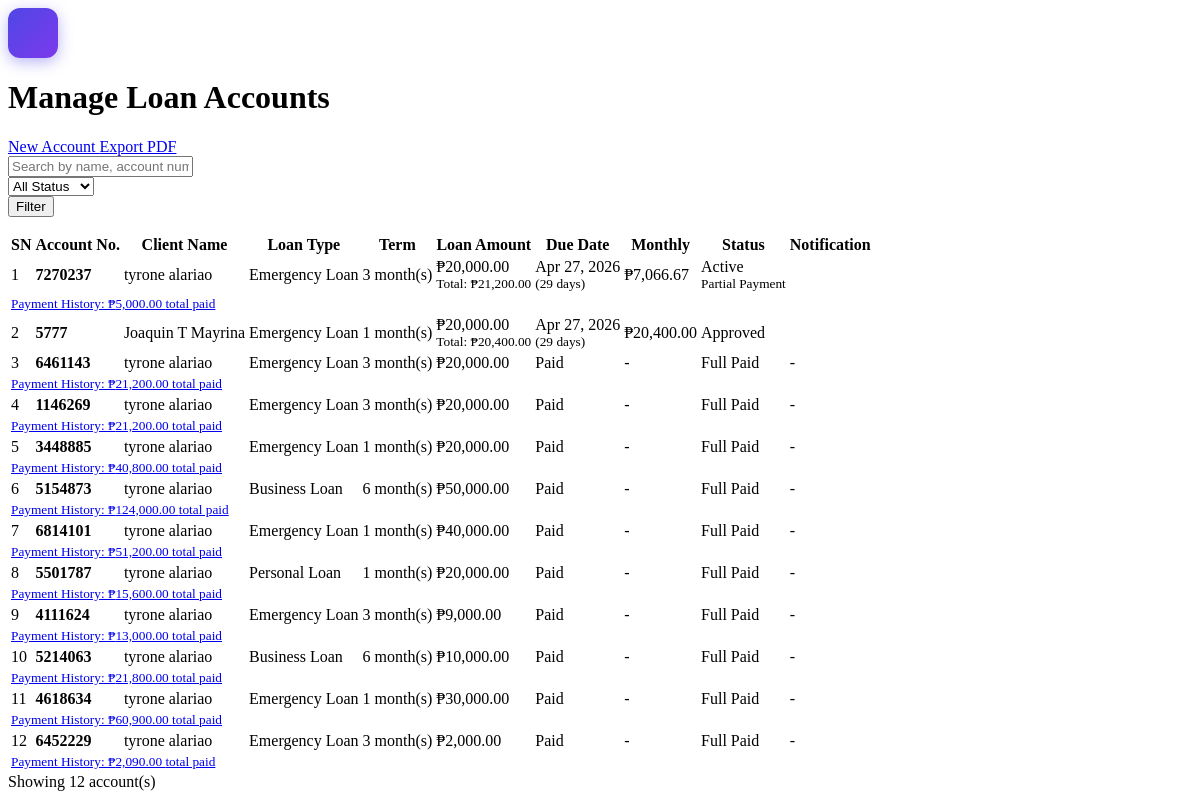
Page /manageaccount.php (signed in) on the committed database.
### tables this page shows
CREATE TABLE `accounts` (
  `account_number` int(10) NOT NULL,
  `customer` int(10) NOT NULL,
  `account_type` int(10) NOT NULL,
  `open_date` timestamp NOT NULL DEFAULT current_timestamp() ON UPDATE current_timestamp(),
  `account_status` int(10) NOT NULL,
  `user_confirmed` tinyint(1) DEFAULT 0,
  `user_id` int(10) DEFAULT NULL,
  `loan_amount` decimal(15,2) DEFAULT 0.00,
  `bank_name` varchar(100) DEFAULT NULL,
  `disbursement_account` varchar(50) DEFAULT NULL,
  `disbursement_account_name` varchar(100) DEFAULT NULL,
  `branch` varchar(100) DEFAULT NULL,
  `loan_balance` decimal(15,2) DEFAULT 0.00,
  `disbursement_method` varchar(50) DEFAULT NULL,
  `ewallet_type` varchar(50) DEFAULT NULL,
  `ewallet_number` varchar(50) DEFAULT NULL,
  `ewallet_account_name` varchar(100) DEFAULT NULL,
  `pickup_location` varchar(100) DEFAULT NULL,
  `interest` decimal(15,2) DEFAULT 0.00,
  `loan_term` int(11) DEFAULT 1,
  `due_date` date DEFAULT NULL,
  `overdue_interest` decimal(15,2) DEFAULT 0.00,
  `reject_notes` text DEFAULT NULL,
  `penalty` decimal(15,2) DEFAULT 0.00,
  `approval_date` date DEFAULT NULL,
  `release_date` date DEFAULT NULL
);

CREATE TABLE `customers` (
  `customer_number` int(10) NOT NULL,
  `customer_type` int(11) DEFAULT NULL,
  `first_name` varchar(50) NOT NULL,
  `middle_name` varchar(50) DEFAULT NULL,
  `surname` varchar(50) NOT NULL,
  `gender` char(1) NOT NULL,
  `date_of_birth` date NOT NULL,
  `nationality` varchar(50) NOT NULL,
  `registration_date` timestamp NOT NULL DEFAULT current_timestamp() ON UPDATE current_timestamp(),
  `user_id` int(10) DEFAULT NULL,
  `email` varchar(100) DEFAULT NULL,
  `phone` varchar(50) DEFAULT NULL,
  `password` varchar(255) DEFAULT NULL,
  `region` varchar(100) DEFAULT NULL,
  `city` varchar(100) DEFAULT NULL,
  `barangay` varchar(100) DEFAULT NULL,
  `zip_code` varchar(20) DEFAULT NULL,
  `full_address` varchar(255) DEFAULT NULL,
  `municipality` varchar(100) DEFAULT NULL,
  `is_active` tinyint(1) DEFAULT 1,
  `deactivated_date` date DEFAULT NULL,
  `last_login` datetime DEFAULT NULL,
  `emergency_contact_name` varchar(100) DEFAULT NULL,
  `emergency_contact_number` varchar(20) DEFAULT NULL,
  `emergency_contact_relationship` varchar(50) DEFAULT NULL,
  `status` tinyint(1) DEFAULT 1,
  `gov_id_number` varchar(50) DEFAULT '',
  `qr_code` varchar(64) DEFAULT NULL,
  `qr_code_enabled` tinyint(1) DEFAULT 0,
  `gov_id_type` varchar(50) DEFAULT NULL
);

CREATE TABLE `account_type` (
  `account_type_number` int(10) NOT NULL,
  `account_type_name` varchar(50) NOT NULL,
  `registration_date` timestamp NOT NULL DEFAULT current_timestamp() ON UPDATE current_timestamp()
);

CREATE TABLE `account_status` (
  `account_status_number` int(10) NOT NULL,
  `account_status_name` varchar(50) NOT NULL,
  `registration_date` timestamp NOT NULL DEFAULT current_timestamp() ON UPDATE current_timestamp()
);

### manageaccount.php (the view, shortened to what this page needs)
<?php
$active_accounts = mysqli_query($conn, "SELECT account_number, loan_amount, interest, loan_term, open_date, account_status, loan_balance FROM accounts WHERE account_status IN (-2, 5, 6, 7, 1)");
while ($acc = mysqli_fetch_assoc($active_accounts)) {
    $loan_amount = floatval($acc['loan_amount'] ?? 0);
    $interest = floatval($acc['interest'] ?? 0);
    $loan_term = intval($acc['loan_term'] ?? 1);
    $open_date = $acc['open_date'] ?? date('Y-m-d');
    $total_due = $loan_amount + $interest;
    $monthly_payment = $loan_term > 0 ? $total_due / $loan_term : $total_due;
    $start_date = new DateTime($open_date);
    $current_date = new DateTime();
    $months_passed = (($current_date->format('Y') - $start_date->format('Y')) * 12) + ($current_date->format('n') - $start_date->format('n'));
    $next_monthly_due = clone $start_date;
    $next_monthly_due->modify('+' . ($months_passed + 1) . ' months');
    $days_until_due = (strtotime($next_monthly_due->format('Y-m-d')) - strtotime(date('Y-m-d'))) / (60 * 60 * 24);
    $total_paid_result = mysqli_fetch_assoc(mysqli_query($conn, "SELECT SUM(payment_amount) as total_paid FROM payments WHERE account_number = '".$acc['account_number']."'"));
    $total_paid = floatval($total_paid_result['total_paid'] ?? 0);
    $expected_payment_for_month = $monthly_payment * ($months_passed + 1);
    $new_status = 6;
    if ($total_paid >= $expected_payment_for_month || $days_until_due > 21) {
        $new_status = 7;
    } elseif ($days_until_due <= 7 || $days_until_due < 0) {
        $new_status = 6;
    } elseif ($total_paid > 0 && $total_paid < $expected_payment_for_month) {
        $new_status = 5;
    } else {
        $new_status = 6;
    }
    if ($acc['account_status'] != $new_status) {
        mysqli_query($conn, "UPDATE accounts SET account_status = $new_status WHERE account_number = '".$acc['account_number']."'");
    }
}
mysqli_query($conn, "UPDATE accounts SET account_status = -3 WHERE loan_balance <= 0 AND account_status IN (-2, 5, 6, 7, 1)");
$search = isset($_GET['search']) ? $_GET['search'] : '';
$where = "a.user_id IS NOT NULL AND a.account_status NOT IN (0, 3, 4)";
$retrieve = mysqli_query($conn,
"SELECT
a.account_number,
a.customer AS customer_id,
a.open_date,
a.loan_amount,
a.loan_term,
a.loan_balance,
a.interest,
a.overdue_interest,
a.due_date,
c.first_name AS account_name,
c.middle_name AS middle_account_name,
c.surname AS last_account_name,
c.email AS customer_email,
c.phone AS customer_phone,
ct.customer_type_name AS customer_type,
act.account_type_name AS account_type,
acs.account_status_name AS account_status,
acs.account_status_number AS status_number,
(SELECT SUM(payment_amount) FROM payments WHERE account_number = a.account_number) as total_paid,
(SELECT MAX(payment_date) FROM payments WHERE account_number = a.account_number) as last_payment_date
FROM accounts a
INNER JOIN customers c ON a.customer = c.customer_number
LEFT JOIN customers_type ct ON c.customer_type = ct.customer_type_number
LEFT JOIN account_type act ON a.account_type = act.account_type_number
LEFT JOIN account_status acs ON a.account_status = acs.account_status_number
WHERE $where
ORDER BY a.open_date DESC;
");
$total = mysqli_num_rows($retrieve);
?>
<body>
  <div class="container-fluid">
    <div class="row">
      <main class="col-md-9 ms-sm-auto col-lg-10 px-md-4">
        <div class="page-title-section mt-3">
          <div class="d-flex align-items-center">
            <div class="report-icon me-3" style="width: 50px; height: 50px; background: linear-gradient(135deg, #4f46e5 0%, #7c3aed 100%); border-radius: 12px; display: flex; align-items: center; justify-content: center; flex-shrink: 0;">
            </div>
            <h1 class="mb-0">Manage Loan Accounts</h1>
          </div>
          <div class="page-actions">
            <a href="openaccount.php" class="btn btn-primary">
              <i class="fas fa-plus"></i> New Account
            </a>
            <a href="pdfaccount.php" class="btn btn-outline-primary" target="_blank">
              <i class="fas fa-file-pdf"></i> Export PDF
            </a>
          </div>
        </div>
        <div class="card mb-4">
          <div class="card-body">
            <form method="GET" action="" class="row g-3">
              <div class="col-md-5">
                <div class="input-group">
                  <input type="text" name="search" id="searchInput" class="form-control" placeholder="Search by name, account number, phone, or email..." value="<?php echo $search; ?>">
                </div>
              </div>
              <div class="col-md-4">
                <select name="status" class="form-select">
                  <option value="">All Status</option>
                </select>
              </div>
              <div class="col-md-3">
                <button type="submit" class="btn btn-primary w-100">
                  <i class="fas fa-search"></i> Filter
                </button>
              </div>
            </form>
          </div>
        </div>
        <?php if($total > 0): ?>
        <div class="table-responsive">
          <table class="table table-hover">
            <thead>
              <tr>
                <th><i class="fas fa-hashtag"></i> SN</th>
                <th><i class="fas fa-id-card"></i> Account No.</th>
                <th><i class="fas fa-user"></i> Client Name</th>
                <th><i class="fas fa-money-check"></i> Loan Type</th>
                <th><i class="fas fa-clock"></i> Term</th>
                <th><i class="fas fa-peso-sign"></i> Loan Amount</th>
                <th><i class="fas fa-calendar-alt"></i> Due Date</th>
                <th><i class="fas fa-money-bill"></i> Monthly</th>
                <th><i class="fas fa-toggle-on"></i> Status</th>
                <th><i class="fas fa-bell"></i> Notification</th>
              </tr>
            </thead>
            <tbody>
              <?php
              $num = 1;
              while ($result = mysqli_fetch_assoc($retrieve)):
                $fullname = $result['account_name'] . ' ' . ($result['middle_account_name'] ? $result['middle_account_name'] . ' ' : '') . $result['last_account_name'];
                $loan_amount = floatval($result['loan_amount'] ?? 0);
                $interest = floatval($result['interest'] ?? 0);
                $original_total = $loan_amount + $interest;
                $balance = floatval($result['loan_balance'] ?? $original_total);
                $overdue = floatval($result['overdue_interest'] ?? 0);
                $total_due = $original_total + $overdue;
                $loan_term = intval($result['loan_term'] ?? 1);
                $open_date = $result['open_date'];
                $is_paid = $balance <= 0;
                $customer_email = $result['customer_email'] ?? '';
                $customer_phone = $result['customer_phone'] ?? '';
                $monthly_payment = 0;
                if($loan_term > 0 && $original_total > 0) {
                    $monthly_payment = $original_total / $loan_term;
                }
                $total_paid = floatval($result['total_paid'] ?? 0);
                $remaining_balance = $total_due - $total_paid;
                $monthly_due_date = null;
                $monthly_due_info = '';
                $payment_status = '';
                if($open_date && !$is_paid && $loan_term > 0) {
                    $start_date = new DateTime($open_date);
                    $current_date = new DateTime();
                    $months_passed = (($current_date->format('Y') - $start_date->format('Y')) * 12) + ($current_date->format('n') - $start_date->format('n'));
                    $next_monthly_due = clone $start_date;
                    $next_monthly_due->modify('+' . ($months_passed + 1) . ' months');
                    if($months_passed < $loan_term) {
                        $monthly_due_date = $next_monthly_due->format('Y-m-d');
                        $days_until = (strtotime($monthly_due_date) - strtotime(date('Y-m-d'))) / (60 * 60 * 24);
                        if($days_until < 0) {
                            $monthly_due_info = '<br><small class="text-danger">(Overdue)</small>';
                            $payment_status = 'text-danger';
                        } elseif($days_until <= 7) {
                            $monthly_due_info = '<br><small class="text-warning">(Due in ' . floor($days_until) . ' days)</small>';
                            $payment_status = 'text-warning';
                        } else {
                            $monthly_due_info = '<br><small class="text-muted">(' . floor($days_until) . ' days)</small>';
                        }
                    }
                }
              ?>
              <tr>
                <td><span class="badge bg-light text-dark"><?php echo $num++; ?></span></td>
                <td><strong><?php echo $result["account_number"]; ?></strong></td>
                <td><?php echo $fullname; ?></td>
                <td><?php echo $result["account_type"]; ?></td>
                <td><?php echo $result["loan_term"] ?? 1; ?> month(s)</td>
                <td>
                  ₱<?php echo number_format($loan_amount, 2); ?>
                  <?php if(!$is_paid): ?>
                    <br><small class="text-danger">Total: ₱<?php echo number_format($total_due, 2); ?></small>
                  <?php endif; ?>
                </td>
                <td>
                  <?php if($monthly_due_date && !$is_paid): ?>
                    <span class="<?php echo $payment_status; ?>"><?php echo date('M d, Y', strtotime($monthly_due_date)); ?></span>
                    <?php echo $monthly_due_info; ?>
                  <?php elseif($is_paid): ?>
                    <span class="text-success">Paid</span>
                  <?php else: ?>
                    -
                  <?php endif; ?>
                </td>
                <td>
                  <?php if($is_paid): ?>
                    <span class="text-muted">-</span>
                  <?php else: ?>
                    ₱<?php echo number_format($monthly_payment, 2); ?>
                  <?php endif; ?>
                </td>
                <td>
                  <?php if($result["status_number"] == 0): ?>
                    <span class="badge bg-secondary">Declined</span>
                  <?php elseif($result["status_number"] == 3): ?>
                    <span class="badge bg-danger">Rejected</span>
                  <?php elseif($result["status_number"] == 4): ?>
                    <span class="badge bg-warning">Pending</span>
                  <?php elseif($result["status_number"] == -3): ?>
                    <span class="badge bg-success">Full Paid</span>
                  <?php elseif($result["status_number"] == 5): ?>
                    <span class="badge bg-success">Active</span>
                    <br><small class="text-muted">Partial Payment</small>
                  <?php elseif($result["status_number"] == 7): ?>
                    <span class="badge bg-success">Up to Date</span>
                  <?php elseif($is_paid): ?>
                    <span class="badge bg-success">Full Paid</span>
                  <?php else: ?>
                    <span class="badge bg-secondary"><?php echo $result["account_status"]; ?></span>
                  <?php endif; ?>
                </td>
                <td>
                  <?php if(!$is_paid): ?>
                    <a href="javascript:void(0)" class="btn btn-sm btn-outline-warning" title="Send Reminder" onclick="sendReminder('<?php echo $result['account_number']; ?>', '<?php echo addslashes($fullname); ?>', '<?php echo $customer_phone; ?>', '<?php echo $customer_email; ?>', '<?php echo $monthly_due_date; ?>', '<?php echo number_format($monthly_payment, 2); ?>', '<?php echo number_format($remaining_balance, 2); ?>', '<?php echo $result['customer_id']; ?>')">
                      <i class="fas fa-bell"></i>
                    </a>
                  <?php else: ?>
                    <span class="text-muted">-</span>
                  <?php endif; ?>
                </td>
              </tr>
              <?php if($total_paid > 0): ?>
              <tr class="table-success">
                <td colspan="10" class="border-0 py-0">
                  <small>
                    <a href="javascript:void(0)" class="text-success text-decoration-none payment-history-toggle" onclick="togglePaymentHistory('<?php echo $result['account_number']; ?>')">
                      <i class="fas fa-check-circle me-1"></i> Payment History: ₱<?php echo number_format($total_paid, 2); ?> total paid
                    </a>
                  </small>
                </td>
              </tr>
              <?php endif; ?>
              <?php endwhile; ?>
            </tbody>
          </table>
        </div>
        <div class="mt-3 text-muted">
          <i class="fas fa-info-circle"></i> Showing <?php echo $total; ?> account(s)
        </div>
        <?php endif; ?>
      </main>
    </div>
  </div>
</body>

### manageaccount.php (style rules this page uses)
.report-icon { flex-shrink: 0; box-shadow: 0 4px 15px rgba(79, 70, 229, 0.4); animation: slideInLeft 0.5s ease-out forwards; }
.page-title-section h1 { animation: slideInUp 0.5s ease-out 0.1s forwards; opacity: 0; }
.page-actions { animation: slideInRight 0.5s ease-out 0.2s forwards; opacity: 0; }

### rows in the picture
accounts: account_number "7270237", customer.surname "tyrone alariao", account_type.account_type_name "Emergency Loan", loan_term "3", loan_amount "20,000.00", total_due "21,200.00", open_date "Apr 27, 2026", open_date "29", monthly_payment "7,066.67", shows "Active", total_paid "5,000.00"
accounts: account_number "5777", customer.surname "Joaquin T Mayrina", account_type.account_type_name "Emergency Loan", loan_term "1", loan_amount "20,000.00", total_due "20,400.00", open_date "Apr 27, 2026", open_date "29", monthly_payment "20,400.00", account_status.account_status_name "Approved"
accounts: account_number "6461143", customer.surname "tyrone alariao", account_type.account_type_name "Emergency Loan", loan_term "3", loan_amount "20,000.00", loan_balance "Paid", shows "Full Paid", total_paid "21,200.00"
accounts: account_number "1146269", customer.surname "tyrone alariao", account_type.account_type_name "Emergency Loan", loan_term "3", loan_amount "20,000.00", loan_balance "Paid", shows "Full Paid", total_paid "21,200.00"
accounts: account_number "3448885", customer.surname "tyrone alariao", account_type.account_type_name "Emergency Loan", loan_term "1", loan_amount "20,000.00", loan_balance "Paid", shows "Full Paid", total_paid "40,800.00"
accounts: account_number "5154873", customer.surname "tyrone alariao", account_type.account_type_name "Business Loan", loan_term "6", loan_amount "50,000.00", loan_balance "Paid", shows "Full Paid", total_paid "124,000.00"
accounts: account_number "6814101", customer.surname "tyrone alariao", account_type.account_type_name "Emergency Loan", loan_term "1", loan_amount "40,000.00", loan_balance "Paid", shows "Full Paid", total_paid "51,200.00"
accounts: account_number "5501787", customer.surname "tyrone alariao", account_type.account_type_name "Personal Loan", loan_term "1", loan_amount "20,000.00", loan_balance "Paid", shows "Full Paid", total_paid "15,600.00"
accounts: account_number "4111624", customer.surname "tyrone alariao", account_type.account_type_name "Emergency Loan", loan_term "3", loan_amount "9,000.00", loan_balance "Paid", shows "Full Paid", total_paid "13,000.00"
accounts: account_number "5214063", customer.surname "tyrone alariao", account_type.account_type_name "Business Loan", loan_term "6", loan_amount "10,000.00", loan_balance "Paid", shows "Full Paid", total_paid "21,800.00"
accounts: account_number "4618634", customer.surname "tyrone alariao", account_type.account_type_name "Emergency Loan", loan_term "1", loan_amount "30,000.00", loan_balance "Paid", shows "Full Paid", total_paid "60,900.00"
accounts: account_number "6452229", customer.surname "tyrone alariao", account_type.account_type_name "Emergency Loan", loan_term "3", loan_amount "2,000.00", loan_balance "Paid", shows "Full Paid", total_paid "2,090.00"

### other values in the picture
$total "12"
